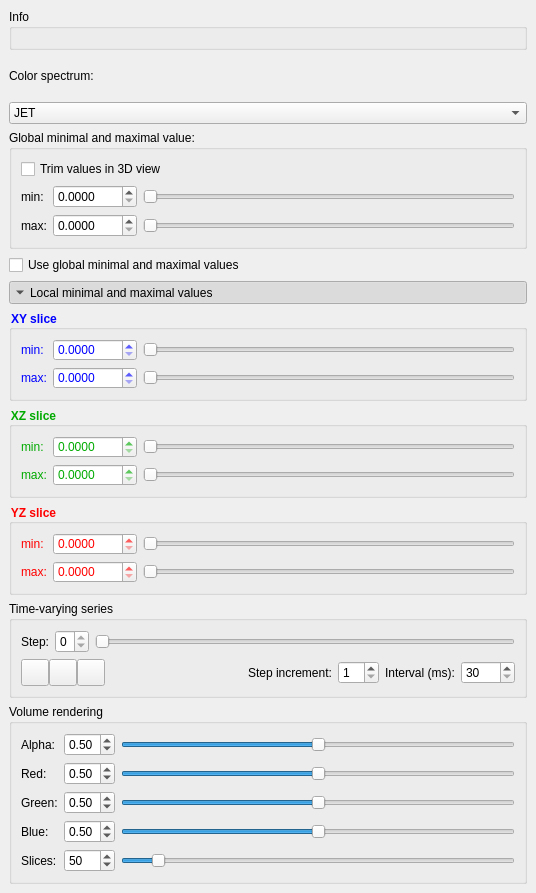
       <widget class="QWidget" name="scrollAreaWidgetContentsSelectedDataset">
        <property name="geometry">
         <rect>
          <x>0</x>
          <y>0</y>
          <width>536</width>
          <height>893</height>
         </rect>
        </property>
        <property name="sizePolicy">
         <sizepolicy hsizetype="Preferred" vsizetype="Fixed">
          <horstretch>0</horstretch>
          <verstretch>0</verstretch>
         </sizepolicy>
        </property>
        <layout class="QVBoxLayout" name="verticalLayoutSelectedDatasetScroll">
         <property name="spacing">
          <number>6</number>
         </property>
         <property name="leftMargin">
          <number>9</number>
         </property>
         <property name="topMargin">
          <number>9</number>
         </property>
         <property name="rightMargin">
          <number>9</number>
         </property>
         <property name="bottomMargin">
          <number>9</number>
         </property>
         <item>
          <widget class="QGroupBox" name="groupBoxSelectedDatasetInfo">
           <property name="title">
            <string>Info</string>
           </property>
           <layout class="QFormLayout" name="formLayoutSelectedDatasetInfo">
            <property name="fieldGrowthPolicy">
             <enum>QFormLayout::AllNonFixedFieldsGrow</enum>
            </property>
           </layout>
          </widget>
         </item>
         <item>
          <widget class="QLabel" name="labelColor">
           <property name="text">
            <string>Color spectrum:</string>
           </property>
           <property name="buddy">
            <cstring>comboBoxColormap</cstring>
           </property>
          </widget>
         </item>
         <item>
          <widget class="QComboBox" name="comboBoxColormap">
           <property name="sizePolicy">
            <sizepolicy hsizetype="Expanding" vsizetype="Fixed">
             <horstretch>0</horstretch>
             <verstretch>0</verstretch>
            </sizepolicy>
           </property>
           <property name="currentText">
            <string>JET</string>
           </property>
           <property name="currentIndex">
            <number>2</number>
           </property>
           <property name="maxVisibleItems">
            <number>15</number>
           </property>
           <property name="iconSize">
            <size>
             <width>128</width>
             <height>16</height>
            </size>
           </property>
           <item>
            <property name="text">
             <string>AUTUMN</string>
            </property>
            <property name="icon">
             <iconset resource="resources.qrc">
              <normaloff>:/colorscale/icons/colorscale_autumn.jpg</normaloff>:/colorscale/icons/colorscale_autumn.jpg</iconset>
            </property>
           </item>
           <item>
            <property name="text">
             <string>BONE</string>
            </property>
            <property name="icon">
             <iconset resource="resources.qrc">
              <normaloff>:/colorscale/icons/colorscale_bone.jpg</normaloff>:/colorscale/icons/colorscale_bone.jpg</iconset>
            </property>
           </item>
           <item>
            <property name="text">
             <string>JET</string>
            </property>
            <property name="icon">
             <iconset resource="resources.qrc">
              <normaloff>:/colorscale/icons/colorscale_jet.jpg</normaloff>:/colorscale/icons/colorscale_jet.jpg</iconset>
            </property>
           </item>
           <item>
            <property name="text">
             <string>WINTER</string>
            </property>
            <property name="icon">
             <iconset resource="resources.qrc">
              <normaloff>:/colorscale/icons/colorscale_winter.jpg</normaloff>:/colorscale/icons/colorscale_winter.jpg</iconset>
            </property>
           </item>
           <item>
            <property name="text">
             <string>RAINBOW</string>
            </property>
            <property name="icon">
             <iconset resource="resources.qrc">
              <normaloff>:/colorscale/icons/colorscale_rainbow.jpg</normaloff>:/colorscale/icons/colorscale_rainbow.jpg</iconset>
            </property>
           </item>
           <item>
            <property name="text">
             <string>OCEAN</string>
            </property>
            <property name="icon">
             <iconset resource="resources.qrc">
              <normaloff>:/colorscale/icons/colorscale_ocean.jpg</normaloff>:/colorscale/icons/colorscale_ocean.jpg</iconset>
            </property>
           </item>
           <item>
            <property name="text">
             <string>SUMMER</string>
            </property>
            <property name="icon">
             <iconset resource="resources.qrc">
              <normaloff>:/colorscale/icons/colorscale_summer.jpg</normaloff>:/colorscale/icons/colorscale_summer.jpg</iconset>
            </property>
           </item>
           <item>
            <property name="text">
             <string>SPRING</string>
            </property>
            <property name="icon">
             <iconset resource="resources.qrc">
              <normaloff>:/colorscale/icons/colorscale_spring.jpg</normaloff>:/colorscale/icons/colorscale_spring.jpg</iconset>
            </property>
           </item>
           <item>
            <property name="text">
             <string>COOL</string>
            </property>
            <property name="icon">
             <iconset resource="resources.qrc">
              <normaloff>:/colorscale/icons/colorscale_cool.jpg</normaloff>:/colorscale/icons/colorscale_cool.jpg</iconset>
            </property>
           </item>
           <item>
            <property name="text">
             <string>HSV</string>
            </property>
            <property name="icon">
             <iconset resource="resources.qrc">
              <normaloff>:/colorscale/icons/colorscale_hsv.jpg</normaloff>:/colorscale/icons/colorscale_hsv.jpg</iconset>
            </property>
           </item>
           <item>
            <property name="text">
             <string>PINK</string>
            </property>
            <property name="icon">
             <iconset resource="resources.qrc">
              <normaloff>:/colorscale/icons/colorscale_pink.jpg</normaloff>:/colorscale/icons/colorscale_pink.jpg</iconset>
            </property>
           </item>
           <item>
            <property name="text">
             <string>HOT</string>
            </property>
            <property name="icon">
             <iconset resource="resources.qrc">
              <normaloff>:/colorscale/icons/colorscale_hot.jpg</normaloff>:/colorscale/icons/colorscale_hot.jpg</iconset>
            </property>
           </item>
          </widget>
         </item>
         <item>
          <widget class="QGroupBox" name="groupBox">
           <property name="title">
            <string>Global minimal and maximal value:</string>
           </property>
           <property name="checkable">
            <bool>false</bool>
           </property>
           <layout class="QGridLayout" name="gridLayout">
            <item row="2" column="0">
             <widget class="QLabel" name="labelGlobalMax">
              <property name="text">
               <string>max:</string>
              </property>
             </widget>
            </item>
            <item row="1" column="0">
             <widget class="QLabel" name="labelGlobalMin">
              <property name="text">
               <string>min:</string>
              </property>
              <property name="buddy">
               <cstring>doubleSpinBoxMinGlobal</cstring>
              </property>
             </widget>
            </item>
            <item row="1" column="1">
             <widget class="QDoubleSpinBoxTS" name="doubleSpinBoxMinGlobal">
              <property name="decimals">
               <number>4</number>
              </property>
              <property name="maximum">
               <double>1000.000000000000000</double>
              </property>
             </widget>
            </item>
            <item row="2" column="1">
             <widget class="QDoubleSpinBoxTS" name="doubleSpinBoxMaxGlobal">
              <property name="decimals">
               <number>4</number>
              </property>
              <property name="maximum">
               <double>1000.000000000000000</double>
              </property>
             </widget>
            </item>
            <item row="2" column="2">
             <widget class="QSlider" name="horizontalSliderGlobalMax">
              <property name="maximum">
               <number>1000</number>
              </property>
              <property name="orientation">
               <enum>Qt::Horizontal</enum>
              </property>
             </widget>
            </item>
            <item row="1" column="2">
             <widget class="QSlider" name="horizontalSliderGlobalMin">
              <property name="maximum">
               <number>1000</number>
              </property>
              <property name="orientation">
               <enum>Qt::Horizontal</enum>
              </property>
             </widget>
            </item>
            <item row="0" column="0" colspan="3">
             <widget class="QCheckBox" name="checkBoxTrim">
              <property name="text">
               <string>Trim values in 3D view</string>
              </property>
             </widget>
            </item>
           </layout>
          </widget>
         </item>
         <item>
          <widget class="QCheckBox" name="checkBoxUseGlobal">
           <property name="text">
            <string>Use global minimal and maximal values</string>
           </property>
          </widget>
         </item>
         <item>
          <widget class="QToolButton" name="toolButtonLocalValues">
           <property name="sizePolicy">
            <sizepolicy hsizetype="Expanding" vsizetype="Fixed">
             <horstretch>0</horstretch>
             <verstretch>0</verstretch>
            </sizepolicy>
           </property>
           <property name="text">
            <string>Local minimal and maximal values</string>
           </property>
           <property name="checkable">
            <bool>true</bool>
           </property>
           <property name="checked">
            <bool>true</bool>
           </property>
           <property name="toolButtonStyle">
            <enum>Qt::ToolButtonTextBesideIcon</enum>
           </property>
           <property name="autoRaise">
            <bool>false</bool>
           </property>
           <property name="arrowType">
            <enum>Qt::DownArrow</enum>
           </property>
          </widget>
         </item>
         <item>
          <widget class="QGroupBox" name="groupBoxXY">
           <property name="font">
            <font>
             <weight>75</weight>
             <bold>true</bold>
            </font>
           </property>
           <property name="styleSheet">
            <string notr="true">color: rgb(0, 0, 255);</string>
           </property>
           <property name="title">
            <string>XY slice</string>
           </property>
           <layout class="QGridLayout" name="gridLayout_5">
            <item row="1" column="2">
             <widget class="QSlider" name="horizontalSliderXYMin">
              <property name="maximum">
               <number>1000</number>
              </property>
              <property name="orientation">
               <enum>Qt::Horizontal</enum>
              </property>
             </widget>
            </item>
            <item row="2" column="1">
             <widget class="QDoubleSpinBoxTS" name="doubleSpinBoxXYMax">
              <property name="decimals">
               <number>4</number>
              </property>
              <property name="maximum">
               <double>1000.000000000000000</double>
              </property>
             </widget>
            </item>
            <item row="1" column="1">
             <widget class="QDoubleSpinBoxTS" name="doubleSpinBoxXYMin">
              <property name="decimals">
               <number>4</number>
              </property>
              <property name="maximum">
               <double>1000.000000000000000</double>
              </property>
             </widget>
            </item>
            <item row="2" column="2">
             <widget class="QSlider" name="horizontalSliderXYMax">
              <property name="maximum">
               <number>1000</number>
              </property>
              <property name="orientation">
               <enum>Qt::Horizontal</enum>
              </property>
             </widget>
            </item>
            <item row="2" column="0">
             <widget class="QLabel" name="labelXYMax">
              <property name="text">
               <string>max:</string>
              </property>
              <property name="buddy">
               <cstring>doubleSpinBoxXYMax</cstring>
              </property>
             </widget>
            </item>
            <item row="1" column="0">
             <widget class="QLabel" name="labelXYMin">
              <property name="text">
               <string>min:</string>
              </property>
              <property name="buddy">
               <cstring>doubleSpinBoxXYMin</cstring>
              </property>
             </widget>
            </item>
           </layout>
          </widget>
         </item>
         <item>
          <widget class="QGroupBox" name="groupBoxXZ">
           <property name="font">
            <font>
             <weight>75</weight>
             <bold>true</bold>
            </font>
           </property>
           <property name="styleSheet">
            <string notr="true">color: rgb(0, 170, 0);</string>
           </property>
           <property name="title">
            <string>XZ slice</string>
           </property>
           <layout class="QGridLayout" name="gridLayout_6">
            <item row="0" column="0">
             <widget class="QLabel" name="labelXZMin">
              <property name="text">
               <string>min:</string>
              </property>
              <property name="buddy">
               <cstring>doubleSpinBoxXZMin</cstring>
              </property>
             </widget>
            </item>
            <item row="1" column="0">
             <widget class="QLabel" name="labelXZMax">
              <property name="text">
               <string>max:</string>
              </property>
              <property name="buddy">
               <cstring>doubleSpinBoxXZMax</cstring>
              </property>
             </widget>
            </item>
            <item row="0" column="2">
             <widget class="QSlider" name="horizontalSliderXZMin">
              <property name="font">
               <font>
                <family>Segoe UI</family>
                <pointsize>9</pointsize>
               </font>
              </property>
              <property name="maximum">
               <number>1000</number>
              </property>
              <property name="orientation">
               <enum>Qt::Horizontal</enum>
              </property>
             </widget>
            </item>
            <item row="1" column="1">
             <widget class="QDoubleSpinBoxTS" name="doubleSpinBoxXZMax">
              <property name="decimals">
               <number>4</number>
              </property>
              <property name="maximum">
               <double>1000.000000000000000</double>
              </property>
             </widget>
            </item>
            <item row="1" column="2">
             <widget class="QSlider" name="horizontalSliderXZMax">
              <property name="font">
               <font>
                <family>Segoe UI</family>
                <pointsize>9</pointsize>
               </font>
              </property>
              <property name="maximum">
               <number>1000</number>
              </property>
              <property name="orientation">
               <enum>Qt::Horizontal</enum>
              </property>
             </widget>
            </item>
            <item row="0" column="1">
             <widget class="QDoubleSpinBoxTS" name="doubleSpinBoxXZMin">
              <property name="decimals">
               <number>4</number>
              </property>
              <property name="maximum">
               <double>1000.000000000000000</double>
              </property>
             </widget>
            </item>
           </layout>
          </widget>
         </item>
         <item>
          <widget class="QGroupBox" name="groupBoxYZ">
           <property name="font">
            <font>
             <weight>75</weight>
             <bold>true</bold>
            </font>
           </property>
           <property name="styleSheet">
            <string notr="true">color: rgb(255, 0, 0);</string>
           </property>
           <property name="title">
            <string>YZ slice</string>
           </property>
           <layout class="QGridLayout" name="gridLayout_2">
            <item row="2" column="0">
             <widget class="QLabel" name="labelYZMax">
              <property name="text">
               <string>max:</string>
              </property>
              <property name="buddy">
               <cstring>doubleSpinBoxYZMax</cstring>
              </property>
             </widget>
            </item>
            <item row="2" column="1">
             <widget class="QDoubleSpinBoxTS" name="doubleSpinBoxYZMax">
              <property name="decimals">
               <number>4</number>
              </property>
              <property name="maximum">
               <double>1000.000000000000000</double>
              </property>
             </widget>
            </item>
            <item row="1" column="2">
             <widget class="QSlider" name="horizontalSliderYZMin">
              <property name="maximum">
               <number>1000</number>
              </property>
              <property name="orientation">
               <enum>Qt::Horizontal</enum>
              </property>
             </widget>
            </item>
            <item row="1" column="0">
             <widget class="QLabel" name="labelYZMin">
              <property name="text">
               <string>min:</string>
              </property>
              <property name="buddy">
               <cstring>doubleSpinBoxYZMin</cstring>
              </property>
             </widget>
            </item>
            <item row="2" column="2">
             <widget class="QSlider" name="horizontalSliderYZMax">
              <property name="maximum">
               <number>1000</number>
              </property>
              <property name="orientation">
               <enum>Qt::Horizontal</enum>
              </property>
             </widget>
            </item>
            <item row="1" column="1">
             <widget class="QDoubleSpinBoxTS" name="doubleSpinBoxYZMin">
              <property name="decimals">
               <number>4</number>
              </property>
              <property name="maximum">
               <double>1000.000000000000000</double>
              </property>
             </widget>
            </item>
           </layout>
          </widget>
         </item>
         <item>
          <widget class="QGroupBox" name="groupBoxSelectedDatasetTMSeries">
           <property name="sizePolicy">
            <sizepolicy hsizetype="Preferred" vsizetype="Fixed">
             <horstretch>0</horstretch>
             <verstretch>0</verstretch>
            </sizepolicy>
           </property>
           <property name="title">
            <string>Time-varying series</string>
           </property>
           <layout class="QGridLayout" name="gridLayoutSelectedDatasetTMSeries">
            <item row="2" column="0" rowspan="3" colspan="4" alignment="Qt::AlignLeft">
             <widget class="QWidget" name="widgetSelectedDatasetTMButtons" native="true">
              <layout class="QHBoxLayout" name="horizontalLayout_4">
               <property name="spacing">
                <number>0</number>
               </property>
               <property name="leftMargin">
                <number>0</number>
               </property>
               <property name="topMargin">
                <number>0</number>
               </property>
               <property name="rightMargin">
                <number>0</number>
               </property>
               <property name="bottomMargin">
                <number>0</number>
               </property>
               <item>
                <widget class="QToolButton" name="toolButtonPlay">
                 <property name="text">
                  <string/>
                 </property>
                 <property name="icon">
                  <iconset resource="resources.qrc">
                   <normaloff>:/icons/icons/images/icons_17.png</normaloff>
                   <normalon>:/icons/icons/images/icons_19.png</normalon>:/icons/icons/images/icons_17.png</iconset>
                 </property>
                 <property name="iconSize">
                  <size>
                   <width>20</width>
                   <height>20</height>
                  </size>
                 </property>
                 <property name="checkable">
                  <bool>true</bool>
                 </property>
                 <property name="checked">
                  <bool>false</bool>
                 </property>
                </widget>
               </item>
               <item>
                <widget class="QToolButton" name="toolButtonStart">
                 <property name="sizePolicy">
                  <sizepolicy hsizetype="Fixed" vsizetype="Fixed">
                   <horstretch>0</horstretch>
                   <verstretch>0</verstretch>
                  </sizepolicy>
                 </property>
                 <property name="text">
                  <string/>
                 </property>
                 <property name="icon">
                  <iconset resource="resources.qrc">
                   <normaloff>:/icons/icons/images/icons_18.png</normaloff>:/icons/icons/images/icons_18.png</iconset>
                 </property>
                 <property name="iconSize">
                  <size>
                   <width>20</width>
                   <height>20</height>
                  </size>
                 </property>
                </widget>
               </item>
               <item>
                <widget class="QToolButton" name="toolButtonEnd">
                 <property name="sizePolicy">
                  <sizepolicy hsizetype="Fixed" vsizetype="Fixed">
                   <horstretch>0</horstretch>
                   <verstretch>0</verstretch>
                  </sizepolicy>
                 </property>
                 <property name="text">
                  <string/>
                 </property>
                 <property name="icon">
                  <iconset resource="resources.qrc">
                   <normaloff>:/icons/icons/images/icons_20.png</normaloff>:/icons/icons/images/icons_20.png</iconset>
                 </property>
                 <property name="iconSize">
                  <size>
                   <width>20</width>
                   <height>20</height>
                  </size>
                 </property>
                 <property name="arrowType">
                  <enum>Qt::NoArrow</enum>
                 </property>
                </widget>
               </item>
              </layout>
             </widget>
            </item>
            <item row="0" column="2" rowspan="2" colspan="6">
             <widget class="QSlider" name="horizontalSliderSelectedDatasetStep">
              <property name="maximum">
               <number>0</number>
              </property>
              <property name="orientation">
               <enum>Qt::Horizontal</enum>
              </property>
             </widget>
            </item>
            <item row="0" column="1" rowspan="2">
             <widget class="QSpinBox" name="spinBoxSelectedDatasetStep">
              <property name="sizePolicy">
               <sizepolicy hsizetype="Fixed" vsizetype="Fixed">
                <horstretch>0</horstretch>
                <verstretch>0</verstretch>
               </sizepolicy>
              </property>
              <property name="maximum">
               <number>0</number>
              </property>
             </widget>
            </item>
            <item row="0" column="0" rowspan="2">
             <widget class="QLabel" name="labelSelectedDatasetStep">
              <property name="sizePolicy">
               <sizepolicy hsizetype="Fixed" vsizetype="Preferred">
                <horstretch>0</horstretch>
                <verstretch>0</verstretch>
               </sizepolicy>
              </property>
              <property name="text">
               <string>Step:</string>
              </property>
              <property name="buddy">
               <cstring>spinBoxSelectedDatasetStep</cstring>
              </property>
             </widget>
            </item>
            <item row="2" column="4" rowspan="3">
             <widget class="QLabel" name="label_2">
              <property name="sizePolicy">
               <sizepolicy hsizetype="Fixed" vsizetype="Preferred">
                <horstretch>0</horstretch>
                <verstretch>0</verstretch>
               </sizepolicy>
              </property>
              <property name="text">
               <string>Step increment:</string>
              </property>
             </widget>
            </item>
            <item row="2" column="5" rowspan="3">
             <widget class="QSpinBox" name="spinBoxTMIncrement">
              <property name="sizePolicy">
               <sizepolicy hsizetype="Fixed" vsizetype="Fixed">
                <horstretch>0</horstretch>
                <verstretch>0</verstretch>
               </sizepolicy>
              </property>
              <property name="minimum">
               <number>1</number>
              </property>
             </widget>
            </item>
            <item row="2" column="6" rowspan="3">
             <widget class="QLabel" name="label">
              <property name="sizePolicy">
               <sizepolicy hsizetype="Fixed" vsizetype="Preferred">
                <horstretch>0</horstretch>
                <verstretch>0</verstretch>
               </sizepolicy>
              </property>
              <property name="text">
               <string>Interval (ms):</string>
              </property>
             </widget>
            </item>
            <item row="2" column="7" rowspan="3">
             <widget class="QSpinBox" name="spinBoxTMInterval">
              <property name="sizePolicy">
               <sizepolicy hsizetype="Fixed" vsizetype="Fixed">
                <horstretch>0</horstretch>
                <verstretch>0</verstretch>
               </sizepolicy>
              </property>
              <property name="minimum">
               <number>30</number>
              </property>
              <property name="maximum">
               <number>5000</number>
              </property>
              <property name="singleStep">
               <number>10</number>
              </property>
             </widget>
            </item>
           </layout>
          </widget>
         </item>
         <item>
          <widget class="QGroupBox" name="groupBoxVolumeRendering">
           <property name="sizePolicy">
            <sizepolicy hsizetype="Preferred" vsizetype="Fixed">
             <horstretch>0</horstretch>
             <verstretch>0</verstretch>
            </sizepolicy>
           </property>
           <property name="title">
            <string>Volume rendering</string>
           </property>
           <layout class="QGridLayout" name="gridLayout_3">
            <item row="0" column="2">
             <widget class="QSlider" name="horizontalSliderVRAlpha">
              <property name="maximum">
               <number>1000</number>
              </property>
              <property name="value">
               <number>500</number>
              </property>
              <property name="orientation">
               <enum>Qt::Horizontal</enum>
              </property>
             </widget>
            </item>
            <item row="0" column="0">
             <widget class="QLabel" name="label_3">
              <property name="text">
               <string>Alpha:</string>
              </property>
             </widget>
            </item>
            <item row="1" column="0">
             <widget class="QLabel" name="label_4">
              <property name="text">
               <string>Red:</string>
              </property>
             </widget>
            </item>
            <item row="1" column="2">
             <widget class="QSlider" name="horizontalSliderVRRed">
              <property name="maximum">
               <number>1000</number>
              </property>
              <property name="value">
               <number>500</number>
              </property>
              <property name="orientation">
               <enum>Qt::Horizontal</enum>
              </property>
             </widget>
            </item>
            <item row="3" column="0">
             <widget class="QLabel" name="label_6">
              <property name="text">
               <string>Blue:</string>
              </property>
             </widget>
            </item>
            <item row="2" column="2">
             <widget class="QSlider" name="horizontalSliderVRGreen">
              <property name="maximum">
               <number>1000</number>
              </property>
              <property name="value">
               <number>500</number>
              </property>
              <property name="orientation">
               <enum>Qt::Horizontal</enum>
              </property>
             </widget>
            </item>
            <item row="4" column="0">
             <widget class="QLabel" name="label_7">
              <property name="text">
               <string>Slices:</string>
              </property>
             </widget>
            </item>
            <item row="2" column="0">
             <widget class="QLabel" name="label_5">
              <property name="text">
               <string>Green:</string>
              </property>
             </widget>
            </item>
            <item row="3" column="2">
             <widget class="QSlider" name="horizontalSliderVRBlue">
              <property name="maximum">
               <number>1000</number>
              </property>
              <property name="value">
               <number>500</number>
              </property>
              <property name="orientation">
               <enum>Qt::Horizontal</enum>
              </property>
             </widget>
            </item>
            <item row="0" column="1">
             <widget class="QDoubleSpinBox" name="doubleSpinBoxVRAlpha">
              <property name="maximum">
               <double>1.000000000000000</double>
              </property>
              <property name="singleStep">
               <double>0.010000000000000</double>
              </property>
              <property name="value">
               <double>0.500000000000000</double>
              </property>
             </widget>
            </item>
            <item row="2" column="1">
             <widget class="QDoubleSpinBox" name="doubleSpinBoxVRGreen">
              <property name="maximum">
               <double>1.000000000000000</double>
              </property>
              <property name="singleStep">
               <double>0.010000000000000</double>
              </property>
              <property name="value">
               <double>0.500000000000000</double>
              </property>
             </widget>
            </item>
            <item row="1" column="1">
             <widget class="QDoubleSpinBox" name="doubleSpinBoxVRRed">
              <property name="maximum">
               <double>1.000000000000000</double>
              </property>
              <property name="singleStep">
               <double>0.010000000000000</double>
              </property>
              <property name="value">
               <double>0.500000000000000</double>
              </property>
             </widget>
            </item>
            <item row="4" column="2">
             <widget class="QSlider" name="horizontalSliderVRSlices">
              <property name="minimum">
               <number>3</number>
              </property>
              <property name="maximum">
               <number>600</number>
              </property>
              <property name="value">
               <number>50</number>
              </property>
              <property name="orientation">
               <enum>Qt::Horizontal</enum>
              </property>
             </widget>
            </item>
            <item row="4" column="1">
             <widget class="QSpinBox" name="spinBoxVRSlices">
              <property name="minimum">
               <number>3</number>
              </property>
              <property name="maximum">
               <number>600</number>
              </property>
              <property name="value">
               <number>50</number>
              </property>
             </widget>
            </item>
            <item row="3" column="1">
             <widget class="QDoubleSpinBox" name="doubleSpinBoxVRBlue">
              <property name="maximum">
               <double>1.000000000000000</double>
              </property>
              <property name="singleStep">
               <double>0.010000000000000</double>
              </property>
              <property name="value">
               <double>0.500000000000000</double>
              </property>
             </widget>
            </item>
           </layout>
          </widget>
         </item>
        </layout>
       </widget>
